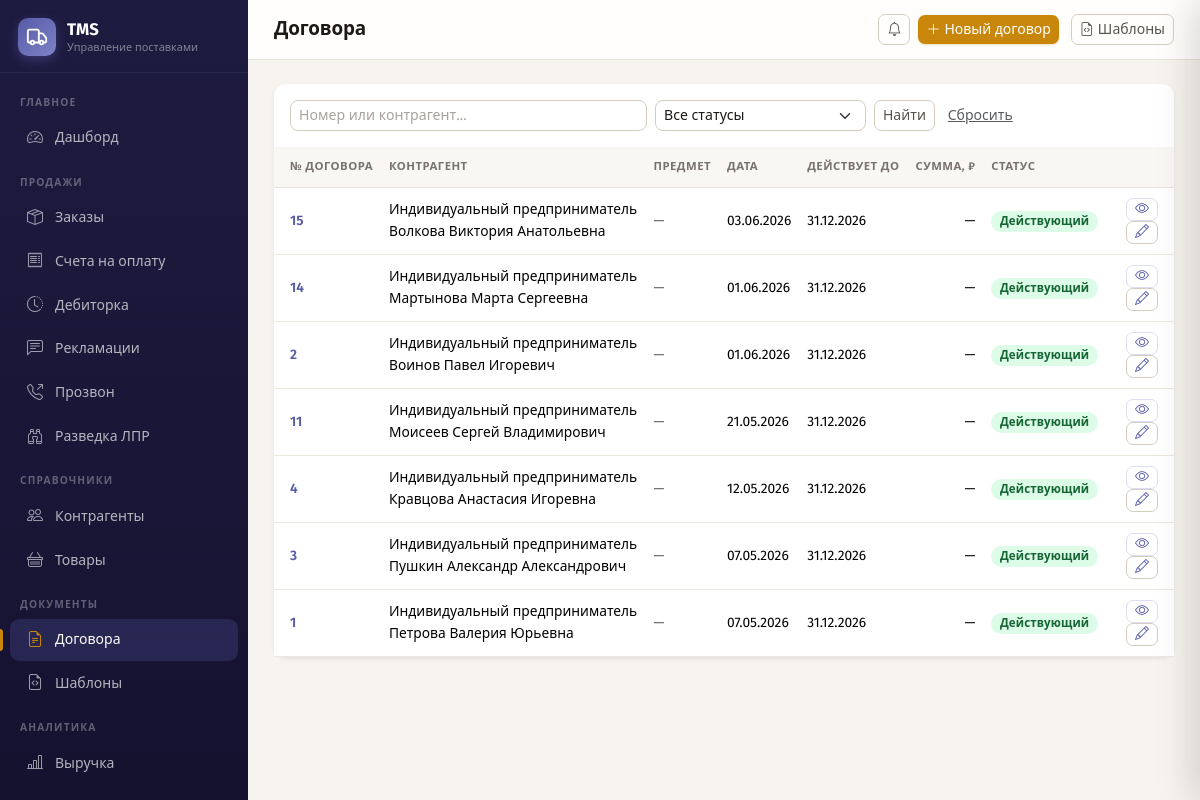
The page /contracts/ (signed in) on the database its author committed.
### app/models.py (models this page shows)
class Contract(Base):
    __tablename__ = "contracts"
    id = Column(Integer, primary_key=True, index=True)
    number = Column(String(50), unique=True, nullable=False)
    date = Column(Date, nullable=False)
    counterparty_id = Column(Integer, ForeignKey("counterparties.id"), nullable=False)
    template_id = Column(Integer, ForeignKey("document_templates.id"))
    subject = Column(String(500))
    status = Column(String(20), default="draft")
    start_date = Column(Date)
    end_date = Column(Date)
    amount = Column(Float)
    payment_type = Column(String(10), default="prepay")  # prepay (предоплата) / deferred (отсрочка)
    payment_days = Column(Integer)  # дней отсрочки (для шаблонов с отсрочкой)
    file_path = Column(String(500))
    notes = Column(Text)
    created_at = Column(DateTime, server_default=func.now())
    counterparty = relationship("Counterparty", back_populates="contracts")
    template = relationship("DocumentTemplate")

class Counterparty(Base):
    __tablename__ = "counterparties"
    id = Column(Integer, primary_key=True, index=True)
    name = Column(String(200), nullable=False)
    trade_name = Column(String(200))
    short_name = Column(String(100))
    inn = Column(String(12))
    kpp = Column(String(9))
    ogrn = Column(String(15))
    legal_address = Column(String(500))
    actual_address = Column(String(500))
    phone = Column(String(50))
    email = Column(String(100))
    contact_person = Column(String(100))
    signatory = Column(String(100))  # Подписант в формате «Фамилия И.О.» (для ИП)
    type = Column(String(20), default="client")  # client / supplier / both
    entity_type = Column(String(10), default="ooo")  # ooo / ip / other
    bank_name = Column(String(200))
    bank_account = Column(String(20))
    bank_bik = Column(String(9))
    bank_corr_account = Column(String(20))
    notes = Column(Text)
    is_active = Column(Boolean, default=True)
    created_at = Column(DateTime, server_default=func.now())
    payment_delay_days = Column(Integer, default=2)           # дней отсрочки
    payment_delay_type = Column(String(10), default="banking") # 'banking' или 'calendar'
    default_discount_pct = Column(Float, default=0.0)
    category = Column(String(1))          # A / B / C / None
    category_manual = Column(Boolean, default=False)  # True = вручную, не пересчитывать
    tg_chat_id = Column(String(100))            # ID чата / группы Telegram
    tg_notify_enabled = Column(Boolean, default=False)  # вкл/выкл отправку заказов
    orders = relationship("Order", back_populates="counterparty", foreign_keys="Order.counterparty_id")
    invoices = relationship("Invoice", back_populates="counterparty")
    contracts = relationship("Contract", back_populates="counterparty")
    claims = relationship("Claim", back_populates="counterparty", order_by="Claim.date.desc()")

### app/routers/contracts.py (the view)
@router.get("/", response_class=HTMLResponse)
@login_required
async def list_contracts(request: Request, q: str = "", status: str = "", db: Session = Depends(get_db)):
    query = db.query(Contract).join(Counterparty)
    if q:
        query = query.filter(Contract.number.ilike(f"%{q}%") | Counterparty.name.ilike(f"%{q}%"))
    if status:
        query = query.filter(Contract.status == status)
    contracts = query.order_by(Contract.date.desc(), Contract.id.desc()).all()
    return templates.TemplateResponse(request, "contracts/list.html", {
        "contracts": contracts, "q": q, "status": status, "statuses": CONTRACT_STATUSES,
    })

### app/templates/contracts/list.html (shortened to what this page needs)
{% extends "base.html" %}
{% block page_title %}Договора{% endblock %}
{% block topbar_actions %}
  <a href="/contracts/new" class="btn btn-accent btn-sm me-1"><i class="bi bi-plus-lg me-1"></i>Новый договор</a>
  <a href="/contracts/templates/" class="btn btn-outline-secondary btn-sm"><i class="bi bi-file-earmark-code me-1"></i>Шаблоны</a>
{% endblock %}
{% block content %}
<div class="card border-0 shadow-sm">
  <div class="card-body pb-0">
    <form class="row g-2 mb-3" method="get">
      <div class="col-md-5">
        <input type="text" name="q" class="form-control form-control-sm" placeholder="Номер или контрагент…" value="{{ q }}">
      </div>
      <div class="col-md-3">
        <select name="status" class="form-select form-select-sm">
          <option value="">Все статусы</option>
        </select>
      </div>
      <div class="col-auto">
        <button class="btn btn-sm btn-outline-secondary">Найти</button>
        <a href="/contracts" class="btn btn-sm btn-link text-muted">Сбросить</a>
      </div>
    </form>
  </div>
  <div class="table-responsive">
    <table class="table tms-table mb-0">
      <thead>
        <tr>
          <th class="ps-3">№ договора</th>
          <th>Контрагент</th>
          <th>Предмет</th>
          <th>Дата</th>
          <th>Действует до</th>
          <th class="text-end">Сумма, ₽</th>
          <th>Статус</th>
          <th></th>
        </tr>
      </thead>
      <tbody>
        {% for c in contracts %}
        <tr>
          <td class="ps-3"><a href="/contracts/{{ c.id }}" class="fw-semibold text-decoration-none">{{ c.number }}</a></td>
          <td>{{ c.counterparty.name }}</td>
          <td class="text-muted" style="max-width:200px; overflow:hidden; text-overflow:ellipsis; white-space:nowrap">{{ c.subject or '—' }}</td>
          <td>{{ c.date | date_fmt }}</td>
          <td>
            {{ c.end_date | date_fmt }}
          </td>
          <td class="text-end">{{ c.amount | money if c.amount else '—' }}</td>
          <td><span class="badge badge-{{ c.status }}">{{ statuses[c.status] }}</span></td>
          <td class="text-end pe-3">
            <a href="/contracts/{{ c.id }}" class="btn btn-sm btn-outline-primary py-0"><i class="bi bi-eye"></i></a>
            <a href="/contracts/{{ c.id }}/edit" class="btn btn-sm btn-outline-secondary py-0"><i class="bi bi-pencil"></i></a>
          </td>
        </tr>
        {% else %}
        <tr><td colspan="8" class="text-center py-4 text-muted">Договоров не найдено</td></tr>
        {% endfor %}
      </tbody>
    </table>
  </div>
</div>
{% endblock %}

### app/static/css/app.css (style rules this page uses)
:root { --brand: #575BA6; --brand-600: #4A4E94; --brand-700: #3D4180; --brand-50: #EEEEFF; --brand-100: #DDDDF5; --brand-rgb: 87, 91, 166; --cta: #C8870A; --cta-600: #A86E08; --cta-50: #FEF3DC; --sidebar-bg: #1E1B40; --sidebar-bg-2: #151230; --sidebar-width: 248px; --bg: #F7F4EF; --surface: #FFFFFF; --border: #E8E2D8; --border-strong: #D4CCBF; --text: #1C1917; --text-muted: #78716C; --text-soft: #57534E; --r-sm: 8px; --r: 12px; --r-lg: 16px; --shadow-sm: 0 1px 2px rgba(28,25,23,.06), 0 1px 3px rgba(28,25,23,.04); --shadow: 0 4px 12px rgba(28,25,23,.09); --shadow-lg: 0 12px 32px rgba(28,25,23,.14); --bs-primary: #575BA6; --bs-primary-rgb: 87, 91, 166; --bs-link-color: #575BA6; --bs-link-color-rgb: 87, 91, 166; --bs-link-hover-color: #4A4E94; --bs-border-color: #E8E2D8; --bs-body-color: #57534E; --bs-body-font-family: 'Fira Sans', system-ui, 'Segoe UI', sans-serif; }
* { -webkit-font-smoothing: antialiased; -moz-osx-font-smoothing: grayscale; }
body { font-family: 'Fira Sans', system-ui, 'Segoe UI', sans-serif; background: var(--bg); color: var(--text-soft); font-size: .9rem; line-height: 1.55; }
a { text-decoration: none; }
.card { border: 1px solid var(--border); border-radius: var(--r); box-shadow: var(--shadow-sm); background: var(--surface); }
.tms-table { font-size: .86rem; color: var(--text-soft); }
.tms-table thead th { background: #F9F7F4; font-weight: 600; color: var(--text-muted); text-transform: uppercase; letter-spacing: .04em; font-size: .71rem; border-bottom: 1px solid var(--border); border-top: none; white-space: nowrap; padding-top: 11px; padding-bottom: 11px; }
.tms-table tbody td { border-bottom: 1px solid #EDE8DF; vertical-align: middle; padding-top: 10px; padding-bottom: 10px; }
.tms-table tbody tr { transition: background .12s ease; }
.tms-table a { color: var(--brand); font-weight: 600; }
.badge { font-weight: 600; font-size: .72rem; padding: .38em .75em; border-radius: 999px; letter-spacing: .01em; }
.badge-active { background:#DCFCE7; color:#166534; }
.btn { font-weight: 500; border-radius: var(--r-sm); transition: background .18s ease, box-shadow .18s ease, color .18s ease; cursor: pointer; }
.btn-sm { border-radius: 7px; }
.btn-accent, .btn-accent:focus { background: var(--cta); color: #fff; border: none; box-shadow: 0 1px 2px rgba(200,135,10,.25); }
.btn-outline-primary { color: var(--brand); border-color: var(--brand-100); }
.btn-outline-secondary { color: var(--text-soft); border-color: var(--border-strong); }
.form-control, .form-select { border-color: var(--border-strong); border-radius: var(--r-sm); font-size: .88rem; color: var(--text); background-color: var(--surface); }
.form-control::placeholder { color: #A8A29E; }

### rows shown on the page
Contract: number "15", counterparty.name "Индивидуальный предприниматель Волкова Виктория Анатольевна", subject "—", date "03.06.2026", end_date "31.12.2026", amount "—", status "Действующий"
Contract: number "14", counterparty.name "Индивидуальный предприниматель Мартынова Марта Сергеевна", subject "—", date "01.06.2026", end_date "31.12.2026", amount "—", status "Действующий"
Contract: number "2", counterparty.name "Индивидуальный предприниматель Воинов Павел Игоревич", subject "—", date "01.06.2026", end_date "31.12.2026", amount "—", status "Действующий"
Contract: number "11", counterparty.name "Индивидуальный предприниматель Моисеев Сергей Владимирович", subject "—", date "21.05.2026", end_date "31.12.2026", amount "—", status "Действующий"
Contract: number "4", counterparty.name "Индивидуальный предприниматель Кравцова Анастасия Игоревна", subject "—", date "12.05.2026", end_date "31.12.2026", amount "—", status "Действующий"
Contract: number "3", counterparty.name "Индивидуальный предприниматель Пушкин Александр Александрович", subject "—", date "07.05.2026", end_date "31.12.2026", amount "—", status "Действующий"
Contract: number "1", counterparty.name "Индивидуальный предприниматель Петрова Валерия Юрьевна", subject "—", date "07.05.2026", end_date "31.12.2026", amount "—", status "Действующий"
